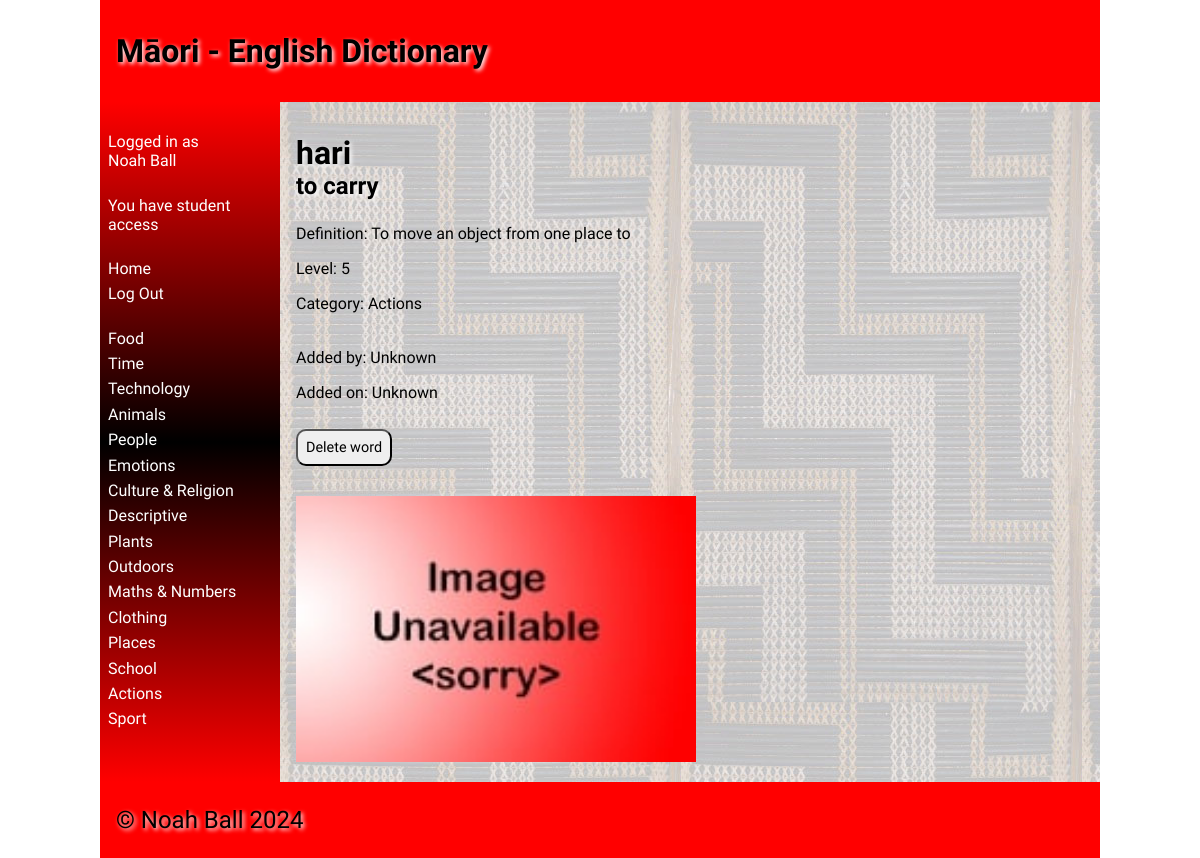
Page /word/3 (signed in) on the committed database.
### tables this page shows
CREATE TABLE category
(
    id   integer
        constraint category_pk
            primary key autoincrement,
    name varchar(35)
);

CREATE TABLE "word"
(
    id         integer
        constraint word_pk
            primary key autoincrement,
    maori      varchar(35),
    english    varchar(35),
    definition varchar(256),
    level      integer,
    category   integer
        constraint word_category_id_fk
            references category,
    filename   varchar(40),
    added_by   integer
        constraint word_user_id_fk
            references user,
    added_time integer
);

### routes/pages.py (the view)
def word_page(word_id):
    if not helpers.user_authenticated():  # Check if the user is logged in
        return redirect('/login')  # If not, redirect to the login page
    try:
        word_id = int(word_id) # Convert to int
    except ValueError:
        return redirect('/?=Word+ID+is+invalid.') # Redirect to the home page with an error message
    word = db.run_query("SELECT id, maori, english, definition, level, category, filename, added_by, added_time FROM word WHERE id = ?", (word_id,), False, False)
    if word is None:  # If the word id is invalid
        return redirect('/?error=Word+not+found')  # Redirect to the home page with an error message
    categories = helpers.get_categories()  # Retrieve all categories from the database
    cat_name = helpers.cat_id_to_name(word[5], categories)
    if cat_name is None: # If the category id is invalid
        return redirect('/?error=Category+for+word+not+found') # Redirect to the home page with an error message
    added_by = db.run_query("SELECT name FROM user WHERE id = ?", (word[7],), False, False)
    if added_by is not None:
        word += (added_by[0],)  # Add the user's name to the word tuple
    else:
        word += ("Unknown",)  # If the user is not found, add "Unknown" to the word tuple
    local_timezone = tzlocal.get_localzone()  # Get the local timezone
    try:
        time_added_obj = datetime.fromtimestamp(word[8], local_timezone)  # Convert the timestamp to a datetime object
        readable_time = time_added_obj.strftime("%d/%m/%Y %H:%M:%S")  # Convert the datetime object to a human-readable format
        word += (readable_time,)  # Add the human-readable time to the word tuple
    except:
        word += ("Unknown",)  # If the time is not found, add "Unknown" to the word tuple
    return render_template('word.html', word=word, cat_name=cat_name, categories=categories)

### lib/db.py (called while the page is built)
def create_connection(db_file):
    try:  # Try/except block to handle exceptions
        connection = sqlite3.connect(db_file)  # Create a connection to the database
        return connection  # Return the connection
    except sqlite3.Error as e:
        print(e)  # Print the error (if one is caught)
    return None

def run_query(query: str, params: tuple, multiple: bool, commit: bool):
    conn = create_connection(globals.DATABASE_FILE)  # Create a connection to the database
    cur = conn.cursor()  # Create a cursor object
    cur.execute(query, params)  # Execute the query
    if commit:  # If the query requires a commit
        conn.commit()  # Commit the query
    if multiple:  # If the query returns multiple rows
        result = cur.fetchall()  # Retrieve all rows
    else:  # If the query returns a single row
        result = cur.fetchone()  # Retrieve the row
    conn.close()  # Close the connection
    return result  # Return the result

### lib/helpers.py (called while the page is built)
def get_categories():
    query = "SELECT id, name FROM category"
    conn = db.create_connection(globals.DATABASE_FILE)
    cur = conn.cursor()
    cur.execute(query)
    categories = cur.fetchall()
    conn.close()
    return categories

def user_authenticated():
    return 'user_id' in session

def cat_id_to_name(cat_id: int, categories: tuple):
    for i in range(len(categories)): # For each category
        if categories[i][0] == cat_id: # If the category ID matches
            return categories[i][1] # Return the category name
    return "Unknown" # If the category ID is not found, return "Unknown".

### templates/word.html (shortened to what this page needs)
{% extends 'base.html' %}
{% block heading %}Māori - English Dictionary{% endblock %}
{% block main %}
    <div>
        <h1 style="padding-bottom: 0">{{ word[1] }}</h1>
        <h2 style="padding-top: 0">{{ word[2] }}</h2>
        <p>Definition: {{ word[3] }}</p>
        <p>Level: {{ word[4] }}</p>
        <p>Category: {{ cat_name }}</p>
        <br>
        <p>Added by: {{ word[9] }}</p>
        <p>Added on: {{ word[10] }}</p>
    </div>
    <div>
    <br>
     <a href="/delete-word/{{ word[0] }}"><button class="add-button">Delete word</button></a>
    </div>
    <div>
    <img style="max-height: 400px; max-width: 400px; padding-top: 1rem" src="/static/images/{{ word[6] or "noimage.jpg" }}" alt="{{ word[2] }}">
    </div>
{% endblock %}

### templates/base.html (shortened to what this page needs)
<!doctype html>
<html lang="en">
<head>
    <link href="{{ url_for('static', filename='css/style.css') }}" rel="stylesheet">
</head>
<body>
<div id="container">
    <header>
        <h1>{% block heading %}{% endblock %}</h1>
    </header>
    <nav>
        <ul>
            {% if session["username"] %}
                <li><a>Logged in as<br>{{ session["name"] }}</a></li>
                <br>
                {% if session["user_type"] == 1 %}
                    <li><a>You have student access</a></li>
                {% elif session["user_type"] == 2 %}
                    <li><a>You have teacher access</a></li>
                    <br>
                    <li><a href="/add-category">Add Category</a></li>
                {% endif %}
                <br>
                <li><a href="/">Home</a></li>
            {% endif %}
            {% if not session["user_id"] %}
                <li><a href="/login">Log In</a></li>
                <li><a href="/signup">Sign Up</a></li>
            {% else %}
                <li><a href="/logout">Log Out</a></li>
            {% endif %}
            <br>
            {% for category in categories %}
                <li><a href="/category/{{ category[0] }}">{{ category[1] }}</a></li>
            {% endfor %}
        </ul>
    </nav>
    <main>
        {% block main %}{% endblock %}
    </main>
    <footer>
        <p>
            &copy; Noah Ball 2024
        </p>
    </footer>
</div>
</body>
</html>

### static/css/style.css (style rules this page uses)
* { font-family: Comfortaa, sans-serif; margin: 0; padding: 0; box-sizing: border-box; }
#container { display: grid; grid-template-columns: 75px auto; grid-template-areas: 'nav header' 'main main' 'footer footer'; }
header { grid-area: header; background-color: #f00; padding: 1rem; }
nav { grid-area: nav; }
main { grid-area: main; padding: 1rem; background-color: #edd; }
h1, h2, h3, h4 { padding: 1rem 0; font-family: 'Suez One', serif; color: #000; text-shadow: 2px 2px 4px #fff; }
p { padding: 0.5rem 0; }
a { color: #222; }
img { width: 100%; }
button { border-radius: 10px; padding: 0.5rem; margin-bottom: 0.9rem; font-size: 0.9rem; }
footer { grid-area: footer; padding: 1rem; background-color: #f00; }
footer p { color: #000; text-shadow: 2px 2px 4px #fff; font-size: 1.5rem; }
@media only screen and (min-width: 768px) { #container { grid-template-columns: 180px auto; grid-template-areas: 'header header' 'nav main' 'footer footer'; } }
@media only screen and (min-width: 768px) { nav { background: linear-gradient(180deg, rgba(255,0,0,1) 0%, rgba(0, 0, 0, 1) 50%, rgba(255,0,0,1) 100%); padding: 0.5rem; } }
@media only screen and (min-width: 768px) { nav ul { list-style: none; } }
@media only screen and (min-width: 768px) { nav li { padding: 0.2rem 0; } }
@media only screen and (min-width: 768px) { nav a { color: #fff; text-decoration: none; } }
@media only screen and (min-width: 768px) { main { background-image: url('/poutama.jpg'); } }
@media only screen and (min-width: 1000px) { #container { width: 1000px; margin: auto; } }

### rows in the picture
category: name "Food"
category: name "Time"
category: name "Technology"
category: name "Animals"
category: name "People"
category: name "Emotions"
category: name "Culture & Religion"
category: name "Descriptive"
category: name "Plants"
category: name "Outdoors"
category: name "Maths & Numbers"
category: name "Clothing"
category: name "Places"
category: name "School"
category: name "Actions"
category: name "Sport"
word: maori "hari", english "to carry", definition "To move an object from one place to", level "5"

### other values in the picture
{{ session["name"] }} "Noah Ball"
{{ word[9] }} "Unknown"
{{ word[10] }} "Unknown"
